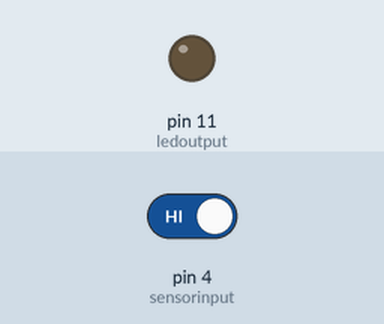
The sketch below on a simulated Arduino Uno, built with avr-gcc and run on an emulated ATmega328P. On the bench: output pins drawn as LEDs (lit = HIGH). The test bench sets the inputs (shaded band); at power-on: pin 4 (sensorinput) HIGH. What the sketch prints to the serial monitor is not drawn.

Above: at 1.2 s.
1.3 s: pin 4 (sensorinput) driven LOW
At 2.0 s:
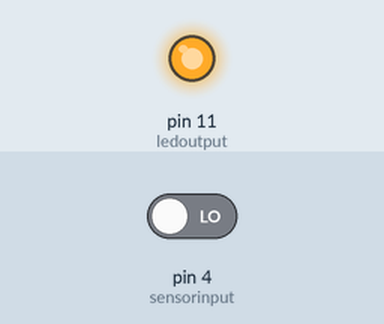
2.8 s: pin 4 (sensorinput) driven HIGH
At 3.2 s:
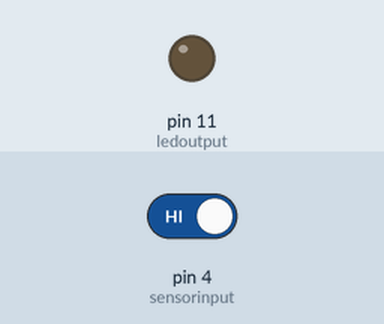
Timing chart, 0 to 5.8 s (numbered marks = the images above; inputs shaded):
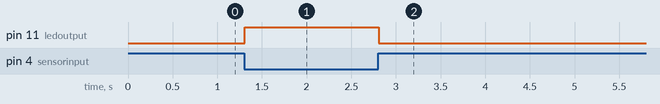

Measured:
- after the input at 1.3 s, pin 11 (ledoutput): LOW → HIGH at once
- after the input at 2.8 s, pin 11 (ledoutput): HIGH → LOW at once

The sketch:

Infrared_Detector.ino
```cpp
/*
  Project: Infrared (IR) Obstacle Detector
  Description:
    - Detects presence of objects using an infrared sensor.
    - Turns ON an LED when an obstacle is detected.
*/

int sensorinput = 4;  // Digital pin connected to IR sensor output
int ledoutput = 11;   // Pin connected to LED

void setup() {
  pinMode(ledoutput, OUTPUT);  // Set LED pin as output
  pinMode(sensorinput, INPUT); // Set sensor pin as input
  Serial.begin(9600);          // Initialize Serial Monitor
}

void loop() {
  int value = digitalRead(sensorinput);  // Read sensor output
  Serial.println(value);                 // Print sensor value to Serial Monitor

  if (value == LOW) {                    // If sensor detects object (LOW signal)
    digitalWrite(ledoutput, HIGH);       // Turn ON LED
    delay(100);                          // Small delay for visibility
  } else {
    digitalWrite(ledoutput, LOW);        // Turn OFF LED
  }
}
```
